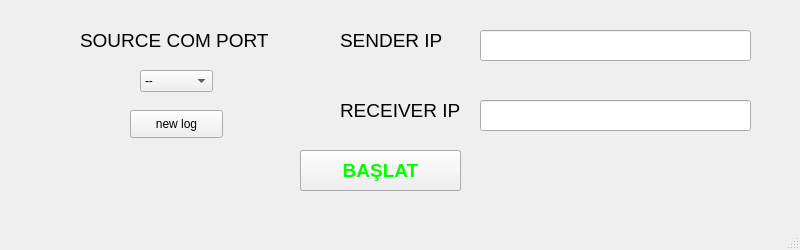
<?xml version="1.0" encoding="UTF-8"?>
<ui version="4.0">
 <class>MainWindow</class>
 <widget class="QMainWindow" name="MainWindow">
  <property name="geometry">
   <rect>
    <x>0</x>
    <y>0</y>
    <width>800</width>
    <height>250</height>
   </rect>
  </property>
  <property name="minimumSize">
   <size>
    <width>800</width>
    <height>250</height>
   </size>
  </property>
  <property name="maximumSize">
   <size>
    <width>850</width>
    <height>250</height>
   </size>
  </property>
  <property name="windowTitle">
   <string>.</string>
  </property>
  <widget class="QWidget" name="centralwidget">
   <widget class="QLabel" name="label">
    <property name="geometry">
     <rect>
      <x>80</x>
      <y>20</y>
      <width>211</width>
      <height>41</height>
     </rect>
    </property>
    <property name="font">
     <font>
      <pointsize>14</pointsize>
      <weight>50</weight>
      <bold>false</bold>
     </font>
    </property>
    <property name="text">
     <string>SOURCE COM PORT</string>
    </property>
   </widget>
   <widget class="QLabel" name="label_2">
    <property name="geometry">
     <rect>
      <x>340</x>
      <y>20</y>
      <width>231</width>
      <height>41</height>
     </rect>
    </property>
    <property name="font">
     <font>
      <pointsize>14</pointsize>
      <weight>50</weight>
      <bold>false</bold>
     </font>
    </property>
    <property name="text">
     <string>SENDER IP</string>
    </property>
   </widget>
   <widget class="QLabel" name="label_3">
    <property name="geometry">
     <rect>
      <x>340</x>
      <y>90</y>
      <width>231</width>
      <height>41</height>
     </rect>
    </property>
    <property name="font">
     <font>
      <pointsize>14</pointsize>
      <weight>50</weight>
      <bold>false</bold>
     </font>
    </property>
    <property name="text">
     <string>RECEIVER IP</string>
    </property>
   </widget>
   <widget class="QLineEdit" name="senderIp">
    <property name="geometry">
     <rect>
      <x>480</x>
      <y>30</y>
      <width>271</width>
      <height>31</height>
     </rect>
    </property>
   </widget>
   <widget class="QLineEdit" name="receiverIp">
    <property name="geometry">
     <rect>
      <x>480</x>
      <y>100</y>
      <width>271</width>
      <height>31</height>
     </rect>
    </property>
   </widget>
   <widget class="QPushButton" name="baslat">
    <property name="geometry">
     <rect>
      <x>300</x>
      <y>150</y>
      <width>161</width>
      <height>41</height>
     </rect>
    </property>
    <property name="font">
     <font>
      <pointsize>14</pointsize>
      <weight>75</weight>
      <bold>true</bold>
     </font>
    </property>
    <property name="styleSheet">
     <string notr="true">color: rgb(0, 255, 0);</string>
    </property>
    <property name="text">
     <string>BAŞLAT</string>
    </property>
   </widget>
   <widget class="QPushButton" name="durdur">
    <property name="geometry">
     <rect>
      <x>300</x>
      <y>150</y>
      <width>161</width>
      <height>41</height>
     </rect>
    </property>
    <property name="font">
     <font>
      <pointsize>14</pointsize>
      <weight>75</weight>
      <bold>true</bold>
     </font>
    </property>
    <property name="styleSheet">
     <string notr="true">color: rgb(255, 0, 0);</string>
    </property>
    <property name="text">
     <string>DURDUR</string>
    </property>
   </widget>
   <widget class="QComboBox" name="portSecimi">
    <property name="geometry">
     <rect>
      <x>140</x>
      <y>70</y>
      <width>73</width>
      <height>22</height>
     </rect>
    </property>
    <item>
     <property name="text">
      <string>--</string>
     </property>
    </item>
    <item>
     <property name="text">
      <string>1</string>
     </property>
    </item>
    <item>
     <property name="text">
      <string>2</string>
     </property>
    </item>
   </widget>
   <widget class="QPushButton" name="newLog">
    <property name="geometry">
     <rect>
      <x>130</x>
      <y>110</y>
      <width>93</width>
      <height>28</height>
     </rect>
    </property>
    <property name="text">
     <string>new log</string>
    </property>
   </widget>
   <zorder>durdur</zorder>
   <zorder>label</zorder>
   <zorder>label_2</zorder>
   <zorder>label_3</zorder>
   <zorder>senderIp</zorder>
   <zorder>receiverIp</zorder>
   <zorder>baslat</zorder>
   <zorder>portSecimi</zorder>
   <zorder>newLog</zorder>
  </widget>
  <widget class="QMenuBar" name="menubar">
   <property name="geometry">
    <rect>
     <x>0</x>
     <y>0</y>
     <width>800</width>
     <height>26</height>
    </rect>
   </property>
  </widget>
  <widget class="QStatusBar" name="statusbar"/>
 </widget>
 <resources/>
 <connections/>
</ui>
